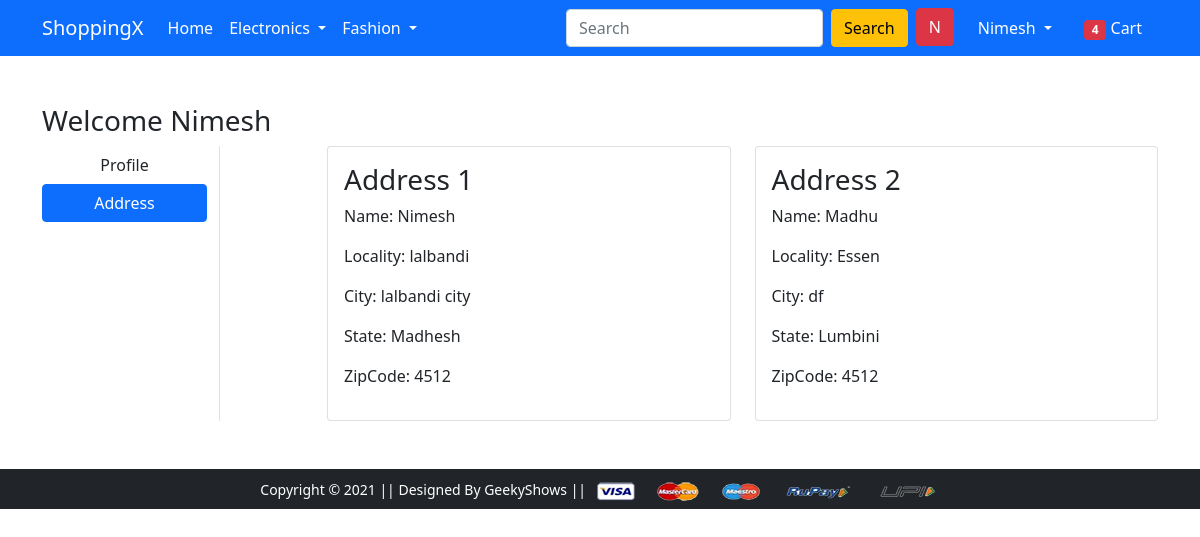
The app's page /address/ (signed in) with its own data.
### app/models.py (models this page shows, shortened)
class Customer(models.Model):
	user = models.ForeignKey(User,on_delete = models.CASCADE)
	name = models.CharField(max_length = 100)
	locality = models.CharField(max_length = 100)
	city = models.CharField(max_length = 100)
	zipcode = models.IntegerField()
	state = models.CharField(max_length = 100, choices=STATE_CHOICES)

### app/views.py (the view)
# urls.py: path('address/', views.address, name='address'),
@login_required(login_url='/login/')
def address(request):
    add = Customer.objects.filter(user=request.user)
    return render(request, 'app/address.html',{'add':add ,'active':'btn-primary'})

### app/templates/app/address.html (shortened to what this page needs)
{% extends 'app/base.html' %}
{% load static %}
{% block main-content %}
<div class="container my-5">
 <div class="row">
 <h3>Welcome <span class ="text-capitalize"> {{request.user}}</span> </h3>  <div class="col-sm-2 border-end">
   <ul class="list-unstyled">
    <li class="d-grid"><a href="{% url 'profile' %}" class="btn ">Profile</a></li>
    <li class="d-grid"><a href="{% url 'address' %}" class="btn {{active}}">Address</a></li>
   </ul>
  </div>
  <div class="col-sm-9 offset-sm-1">
   <div class="row">
      {% for add in add %}
    <div class="col-sm-6">
     <div class="card">
      <div class="card-body">
       <h3>Address {{forloop.counter}} </h3>
       <p>Name: {{add.name}}</p>
       <p>Locality: {{add.locality}} </p>
       <p>City: {{add.city}}</p>
       <p>State: {{add.state}}</p>
       <p>ZipCode: {{add.zipcode}}</p>
      </div>
     </div>
    </div>
    {% endfor %}
   </div>
  </div>
 </div>
</div>
{% endblock main-content %}

### app/templates/app/base.html (shortened to what this page needs)
<!doctype html>
{% load static %}
<html lang="en">
  <head>
    <link href="https://cdn.jsdelivr.net/npm/bootstrap@5.0.0-beta1/dist/css/bootstrap.min.css" rel="stylesheet">
    <link rel="stylesheet" href="{% static 'app/css/owl.carousel.min.css' %}">
    <link rel="stylesheet" href="{% static 'app/css/all.min.css' %}">
    <link rel="stylesheet" href="{% static 'app/css/style.css' %}">
  </head>
  <body>
    <nav class="navbar navbar-expand-lg navbar-dark bg-primary">
     <div class="container">
       <a class="navbar-brand" href="/">ShoppingX</a>
       <div class="collapse navbar-collapse" id="navbarSupportedContent">
         <ul class="navbar-nav me-auto mb-2 mb-lg-0">
           <li class="nav-item">
             <a class="nav-link active" aria-current="page" href="/">Home</a>
           </li>
           <li class="nav-item dropdown">
             <a class="nav-link dropdown-toggle text-white" href="#" id="electronicsDropdown" role="button" data-bs-toggle="dropdown" aria-expanded="false">
               Electronics
             </a>
           </li>
           <li class="nav-item dropdown">
             <a class="nav-link dropdown-toggle text-white" href="#" id="fashionDropdown" role="button" data-bs-toggle="dropdown" aria-expanded="false">
               Fashion
             </a>
           </li>
         </ul>
         <form class="d-flex">
           <input class="form-control me-2" type="search" placeholder="Search" aria-label="Search">
           <button class="btn btn-warning" type="submit">Search</button>
         </form>
         <div>
          <ul class="navbar-nav me-auto mb-2 mb-lg-0">
            {% if request.user.is_authenticated %}
            <li class="nav-item mx-2">
           <button class="btn btn-danger" type="submit">{{ request.user|make_list|first|capfirst }}</button>
            </li>
           <li class="nav-item dropdown mx-2">
              <a class="nav-link dropdown-toggle text-white" href="#" id="profileDropdown" role="button" data-bs-toggle="dropdown" aria-expanded="false">
                                {{request.user.username|capfirst}}
              </a>
            </li>
            <li class="nav-item mx-2">
             <a href="{% url 'show-cart' %}" class="nav-link text-white"><span class="badge bg-danger">4</span> Cart </a>
            </li>
            {% endif %}
          </ul>
         </div>
       </div>
     </div>
    </nav>
    {% block main-content %} {% endblock main-content %}
    <footer class="container-fluid bg-dark text-center p-2 mt-5">
        <small class="text-white">Copyright &copy; 2021 || Designed By GeekyShows || </small>
        <img src="{% static 'app/images/payment.png' %}" alt="" srcset="" class="img-fluid" height="2px">
    </footer>
  </body>
</html>

### records on screen
Customer: name "Nimesh", locality "lalbandi", city "lalbandi city", state "Madhesh", zipcode "4512"
Customer: name "Madhu", locality "Essen", city "df", state "Lumbini", zipcode "4512"

### other values on screen
{{ request.user|make_list|first|capfirst }} "N"
{{ request.user.username|capfirst }} "Nimesh"
{{ request.user }} "Nimesh"
